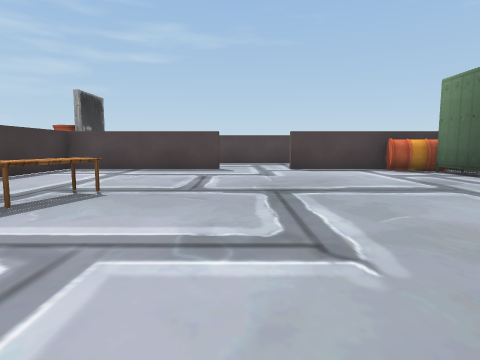
view 1 (above)

13 first-person views from a walk through a 3-D level made in the Unity game engine. The camera is 0.59 m above the floor, tilts 6° down and sees 75° across. The floor is counted in squares, 1 m on a side. Each view is taken from the middle of a square. On the plan, view 1 faces up. The plan holds only what a view shows up to about 9 squares ahead; the rest is blank. Some animated figures are left out. Door leaves are left out, so doorways stand open. Some surface patterns are stand-ins.

view 2
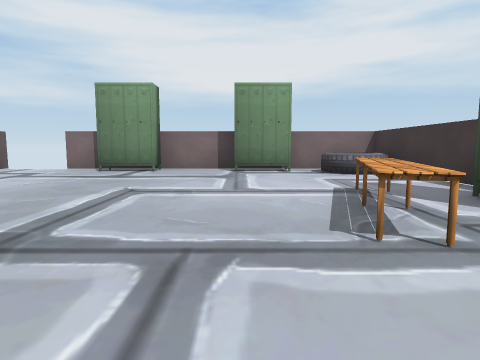

view 3
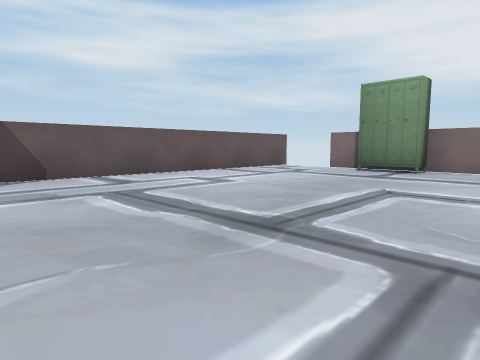

view 4
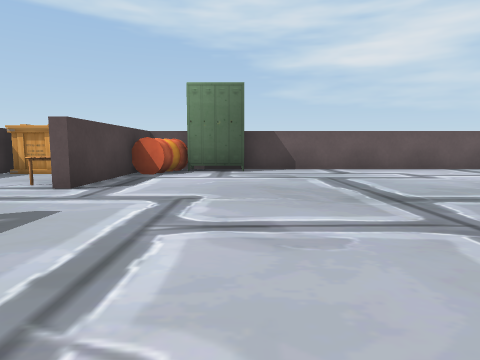

view 5
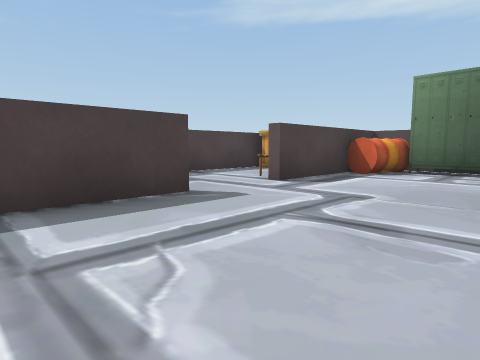

view 6
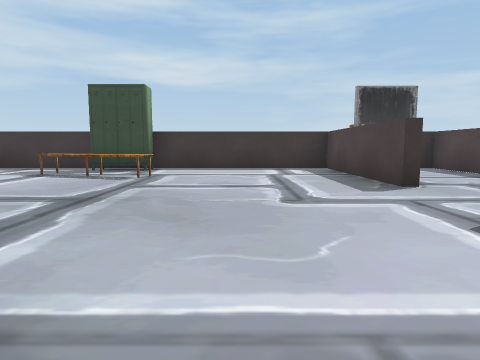

view 7
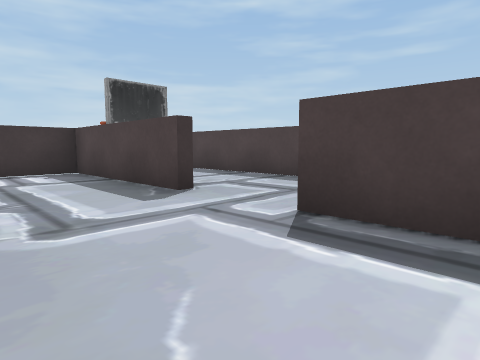

view 8
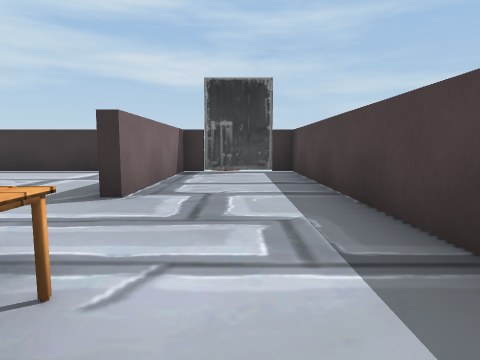

view 9
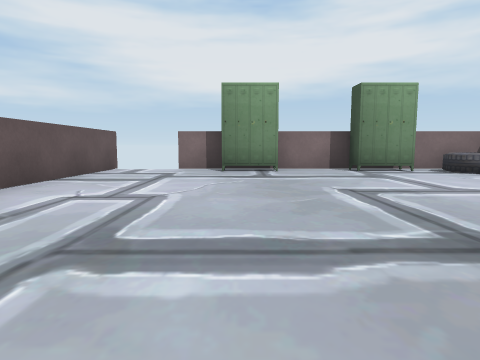

view 10
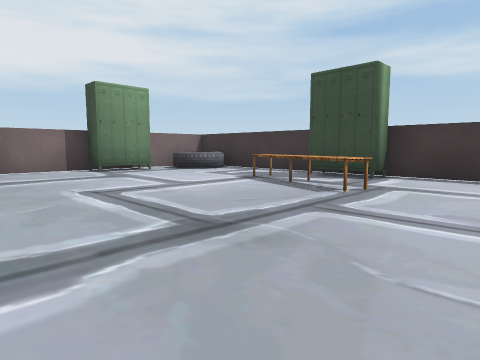

view 11
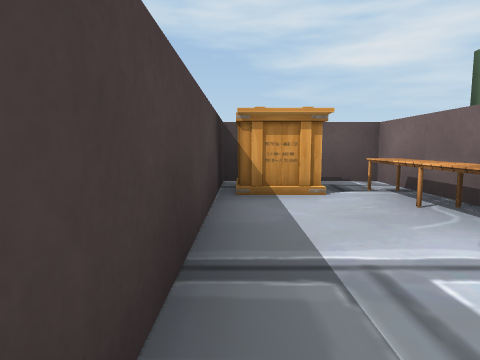

view 12
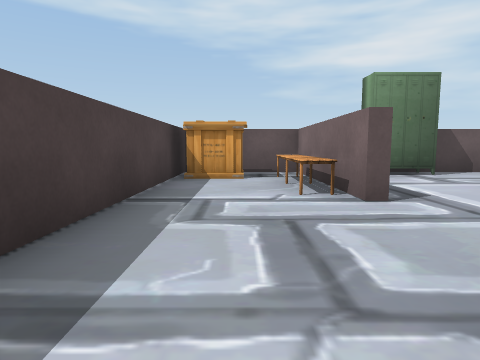

view 13
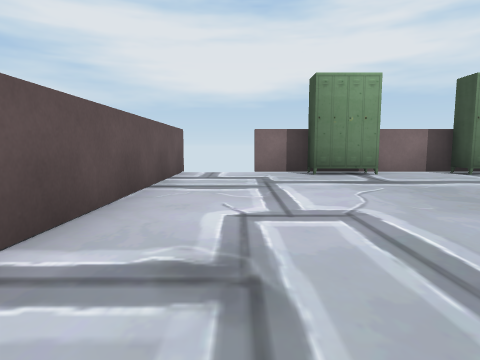

### Floor plan
Points are (right, up) in squares from view 1. A wall is a line through its corners. A room is listed if a view was taken in it or the views show most of it. See-through windows are left out.
Room 1 (views 1, 2, 3, 4, 5, 6, 7, 8, 9, 10, 11, 12, 13)
walls: (-0.5, 8.4) (-4.6, 8.4) (-4.6, -2.4) (3.8, -2.4); (4.4, 8.6) (5.4, 8.6) (5.4, 11.3) (-4.6, 11.3) (-4.6, 8.6) (-0.5, 8.6); (5.4, -2.6) (5.4, 6.5)
ways out: open door at (4.5, -2.5)
objects: other object (-6, 10) to (-5, 10); tire (-4, -2) to (-3, -1); locker (-4, 3); bench (-3, 2) to (-2, 4); locker (-2, -2); locker (2, -2); bench (2, 9) to (4, 9); barrel (4, 8) to (5, 8); other object (4, 10) to (5, 11); locker (5, 7)

Positions as (right, up) in squares from view 1, and headings:
1: (0, 0), facing up
2: (-1, 6), facing down
3: (-1, 6), facing down-right
4: (-3, 6), facing right
5: (-3, 5), facing up-right
6: (4, 6), facing left
7: (3, 6), facing up-left
8: (3, 10), facing left
9: (2, 6), facing down
10: (2, 6), facing down-left
11: (0, 11), facing right
12: (-2, 10), facing right
13: (4, 5), facing down
